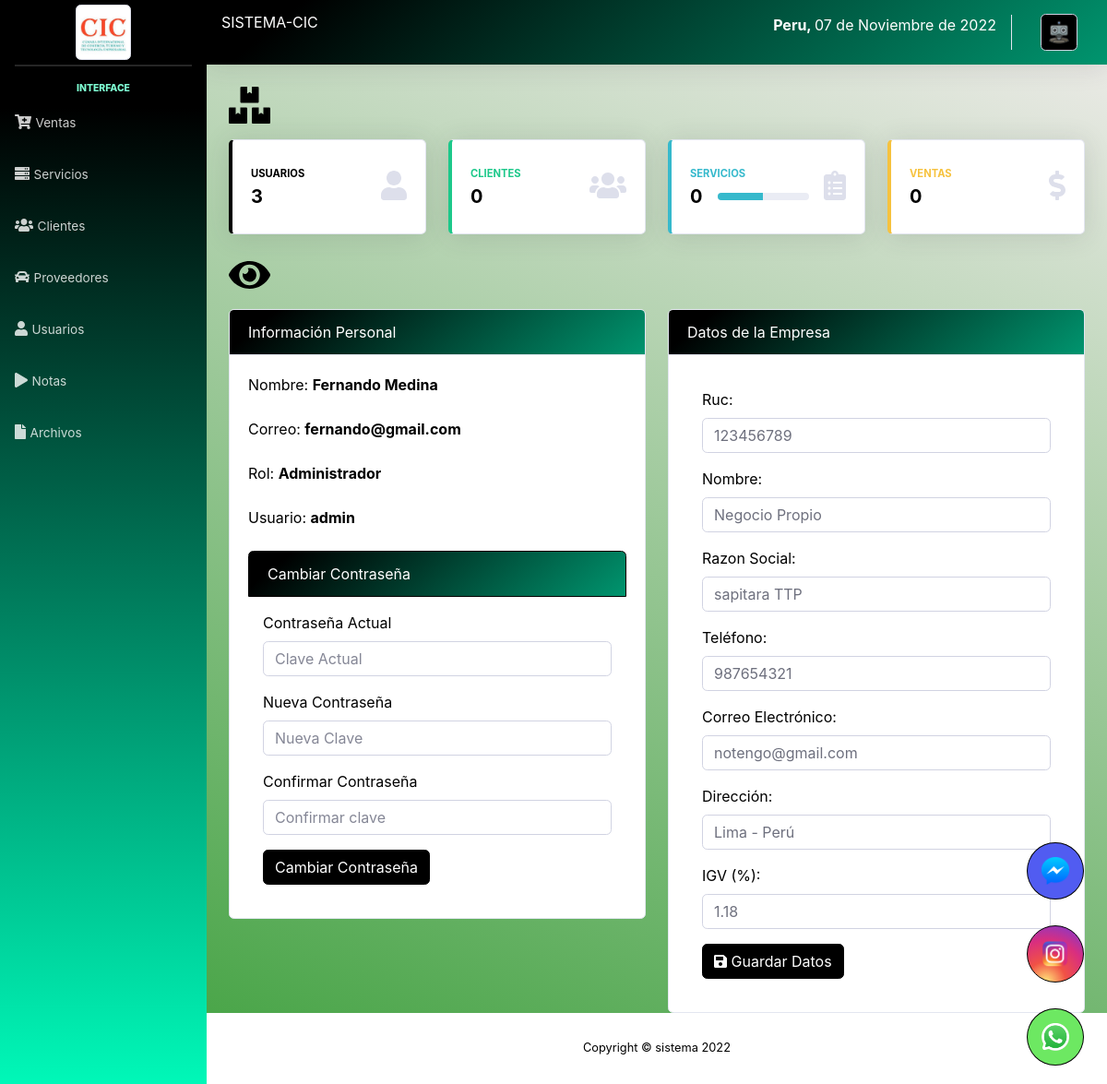
Page /sistema/ (signed in) on the committed database.
### tables this page shows
CREATE TABLE `configuracion` (
  `id` int(11) NOT NULL,
  `ruc` int(11) NOT NULL,
  `nombre` varchar(100) NOT NULL,
  `razon_social` varchar(100) NOT NULL,
  `telefono` int(11) NOT NULL,
  `email` varchar(100) NOT NULL,
  `direccion` text NOT NULL,
  `igv` decimal(10,2) NOT NULL
);

### sistema/index.php (the view, shortened to what this page needs)
<?php include_once "includes/header.php"; ?>
<!DOCTYPE html>
<html lang="en">
<head>
    <link rel="stylesheet" href="css/whatsapp.css">
    <link rel="stylesheet" href="css/messenger.css">
    <link rel="stylesheet" href="css/instagram.css">
    <link rel="stylesheet" href="css/style.css">
</head>
<body>
</body>
    <div class="container-boton">
        <a href="https://wa.me/51938579651?text=Hola,%20necesito%20información%20sobre%20la%20empresa" target="_blank">
            <img class="boton" src="img/whatsapp.png" alt="">
        </a>
    </div>
	<div class="contenedor-boton-messenger">
        <a href="https://www.facebook.com/profile.php?id=100080249034792" target="_blank">
            <img class="boton-messenger" src="img/messenger.png" alt="">
        </a>
    </div>
	<div class="contenedor-boton-instagram">
        <a href="https://www.instagram.com/_u/cicgremio" target="_blank">
            <img class="boton-instagram" src="img/ig.png" alt="">
        </a>
    </div>
</body>
</html>
<bodoy>
<div class="container-fluid">
	    <i style="font-size: 40px" class="fas fa-boxes mb-3"></i>
	<div class="row">
		<a class="col-xl-3 col-md-6 mb-4" href="lista_usuarios.php">
			<div class="card border-left-primary shadow h-100 py-2">
				<div class="card-body">
					<div class="row no-gutters align-items-center">
						<div class="col mr-2">
							<div class="text-xs font-weight-bold text-primary text-uppercase mb-1">Usuarios</div>
							<div class="h5 mb-0 font-weight-bold text-gray-800"><?php echo $data['usuarios']; ?></div>
						</div>
						<div class="col-auto">
							<i class="fas fa-user fa-2x text-gray-300"></i>
						</div>
					</div>
				</div>
			</div>
		</a>
		<a class="col-xl-3 col-md-6 mb-4" href="lista_cliente.php">
			<div class="card border-left-success shadow h-100 py-2">
				<div class="card-body">
					<div class="row no-gutters align-items-center">
						<div class="col mr-2">
							<div class="text-xs font-weight-bold text-success text-uppercase mb-1">Clientes</div>
							<div class="h5 mb-0 font-weight-bold text-gray-800"><?php echo $data['clientes']; ?></div>
						</div>
						<div class="col-auto">
							<i class="fas fa-users fa-2x text-gray-300"></i>
						</div>
					</div>
				</div>
			</div>
		</a>
		<a class="col-xl-3 col-md-6 mb-4" href="lista_servicio.php">
			<div class="card border-left-info shadow h-100 py-2">
				<div class="card-body">
					<div class="row no-gutters align-items-center">
						<div class="col mr-2">
							<div class="text-xs font-weight-bold text-info text-uppercase mb-1">Servicios</div>
							<div class="row no-gutters align-items-center">
								<div class="col-auto">
									<div class="h5 mb-0 mr-3 font-weight-bold text-gray-800"><?php echo $data['productos']; ?></div>
								</div>
								<div class="col">
									<div class="progress progress-sm mr-2">
										<div class="progress-bar bg-info" role="progressbar" style="width: 50%" aria-valuenow="50" aria-valuemin="0" aria-valuemax="100"></div>
									</div>
								</div>
							</div>
						</div>
						<div class="col-auto">
							<i class="fas fa-clipboard-list fa-2x text-gray-300"></i>
						</div>
					</div>
				</div>
			</div>
		</a>
		<a class="col-xl-3 col-md-6 mb-4" href="ventas.php">
			<div class="card border-left-warning shadow h-100 py-2">
				<div class="card-body">
					<div class="row no-gutters align-items-center">
						<div class="col mr-2">
							<div class="text-xs font-weight-bold text-warning text-uppercase mb-1">Ventas</div>
							<div class="h5 mb-0 font-weight-bold text-gray-800"><?php echo $data['ventas']; ?></div>
						</div>
						<div class="col-auto">
							<i class="fas fa-dollar-sign fa-2x text-gray-300"></i>
						</div>
					</div>
				</div>
			</div>
		</a>
	</div>
	    <i style="font-size: 40px" class="fas fa-eye mb-3"></i>
	<div class="row">
		<div class="col-lg-6">
			<div class="card">
				<div class="card-header bg-primary text-white">
					Información Personal
				</div>
				<div class="card-body">
					<div class="form-group">
						<label>Nombre: <strong><?php echo $_SESSION['nombre']; ?></strong></label>
					</div>
					<div class="form-group">
						<label>Correo: <strong><?php echo $_SESSION['email']; ?></strong></label>
					</div>
					<div class="form-group">
						<label>Rol: <strong><?php echo $_SESSION['rol_name']; ?></strong></label>
					</div>
					<div class="form-group">
						<label>Usuario: <strong><?php echo $_SESSION['user']; ?></strong></label>
					</div>
					<ul class="list-group">
						<li class="list-group-item active">Cambiar Contraseña</li>
						<form action="" method=" post" name="frmChangePass" id="frmChangePass" class="p-3">
							<div class="form-group">
								<label>Contraseña Actual</label>
								<input type="password" name="actual" id="actual" placeholder="Clave Actual" required class="form-control">
							</div>
							<div class="form-group">
								<label>Nueva Contraseña</label>
								<input type="password" name="nueva" id="nueva" placeholder="Nueva Clave" required class="form-control">
							</div>
							<div class="form-group">
								<label>Confirmar Contraseña</label>
								<input type="password" name="confirmar" id="confirmar" placeholder="Confirmar clave" required class="form-control">
							</div>
							<div>
								<button type="submit" class="btn btn-primary btnChangePass">Cambiar Contraseña</button>
							</div>
						</form>
					</ul>
				</div>
			</div>
		</div>
		<?php if ($_SESSION['rol'] == 1) { ?>
			<div class="col-lg-6">
				<div class="card">
					<div class="card-header bg-primary text-white">
						Datos de la Empresa
					</div>
					<div class="card-body">
						<form action="empresa.php" method="post" id="frmEmpresa" class="p-3">
							<div class="form-group">
								<label>Ruc:</label>
								<input type="number" name="txtruc" value="<?php echo $ruc; ?>" id="txtruc" placeholder="Ruc de la Empresa" required class="form-control">
							</div>
							<div class="form-group">
								<label>Nombre:</label>
								<input type="text" name="txtNombre" class="form-control" value="<?php echo $nombre_empresa; ?>" id="txtNombre" placeholder="Nombre de la Empresa" required class="form-control">
							</div>
							<div class="form-group">
								<label>Razon Social:</label>
								<input type="text" name="txtRSocial" class="form-control" value="<?php echo $razonSocial; ?>" id="txtRSocial" placeholder="Razon Social de la Empresa">
							</div>
							<div class="form-group">
								<label>Teléfono:</label>
								<input type="number" name="txtTelEmpresa" class="form-control" value="<?php echo $telEmpresa; ?>" id="txtTelEmpresa" placeholder="teléfono de la Empresa" required>
							</div>
							<div class="form-group">
								<label>Correo Electrónico:</label>
								<input type="email" name="txtEmailEmpresa" class="form-control" value="<?php echo $emailEmpresa; ?>" id="txtEmailEmpresa" placeholder="Correo de la Empresa" required>
							</div>
							<div class="form-group">
								<label>Dirección:</label>
								<input type="text" name="txtDirEmpresa" class="form-control" value="<?php echo $dirEmpresa; ?>" id="txtDirEmpresa" placeholder="Dirreción de la Empresa" required>
							</div>
							<div class="form-group">
								<label>IGV (%):</label>
								<input type="text" name="txtIgv" class="form-control" value="<?php echo $igv; ?>" id="txtIgv" placeholder="IGV de la Empresa" required>
							</div>
							<div>
								<button type="submit" class="btn btn-primary btnChangePass"><i class="fas fa-save"></i> Guardar Datos</button>
							</div>
						</form>
					</div>
				</div>
			</div>
		<?php } ?>
	</div>
</div>
<?php include_once "includes/footer.php"; ?>

### sistema/css/whatsapp.css (style rules this page uses)
.container-boton { background-color: #6de862; border: 1px solid black; position: fixed; z-index: 999; border-radius: 50%; bottom: 20px; right: 25px; padding: 15px; transition: ease 0.3s; animation: efecto 1.2s infinite; }
.boton { width: 30px; transition: ease 1s; }

### sistema/css/messenger.css (style rules this page uses)
.contenedor-boton-messenger { background-color: #515cf1; border: 1px solid black; position: fixed; z-index: 999; border-radius: 50%; bottom: 200px; right: 25px; padding: 15px; transition: ease 0.3s; animation: efecto 1.2s infinite; }
.boton-messenger { width: 30px; transition: ease 1s; }

### sistema/css/instagram.css (style rules this page uses)
.contenedor-boton-instagram { background: radial-gradient(circle at 33% 100%, #fed373 4%, #f15245 30%, #d92e7f 62%, #9b36b7 85%, #515ecf); border: 1px solid black; position: fixed; z-index: 999; border-radius: 50%; bottom: 110px; right: 25px; padding: 15px; transition: ease 0.3s; animation: efecto 1.2s infinite; }
.boton-instagram { width: 30px; transition: ease 1s; }

### sistema/css/style.css (style rules this page uses)
* { margin: 0; padding: 0; box-sizing: border-box; }

### rows in the picture
configuracion: txtruc "123456789", txtNombre "Negocio Propio", txtRSocial "sapitara TTP", txtTelEmpresa "987654321", txtEmailEmpresa "notengo@gmail.com", txtDirEmpresa "Lima - Perú", txtIgv "1.18"

### other values in the picture
fechaPeru() "07 de Noviembre de 2022"
$data['usuarios'] "3"
$data['clientes'] "0"
$data['productos'] "0"
$data['ventas'] "0"
$_SESSION['nombre'] "Fernando Medina"
$_SESSION['email'] "fernando@gmail.com"
$_SESSION['rol_name'] "Administrador"
$_SESSION['user'] "admin"
